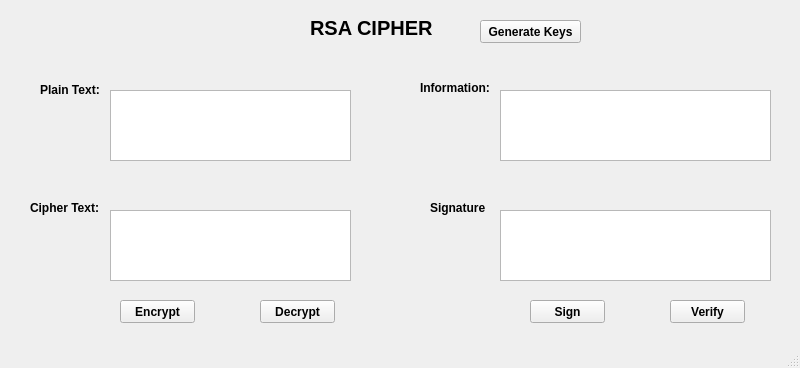
<?xml version="1.0" encoding="UTF-8"?>
<ui version="4.0">
 <class>MainWindow</class>
 <widget class="QMainWindow" name="MainWindow">
  <property name="geometry">
   <rect>
    <x>0</x>
    <y>0</y>
    <width>800</width>
    <height>368</height>
   </rect>
  </property>
  <property name="font">
   <font>
    <weight>75</weight>
    <bold>true</bold>
   </font>
  </property>
  <property name="windowTitle">
   <string>MainWindow</string>
  </property>
  <widget class="QWidget" name="centralwidget">
   <widget class="QTextEdit" name="txt_plain_text">
    <property name="geometry">
     <rect>
      <x>110</x>
      <y>90</y>
      <width>241</width>
      <height>71</height>
     </rect>
    </property>
   </widget>
   <widget class="QTextEdit" name="txt_info">
    <property name="geometry">
     <rect>
      <x>500</x>
      <y>90</y>
      <width>271</width>
      <height>71</height>
     </rect>
    </property>
   </widget>
   <widget class="QTextEdit" name="txt_cipher_text">
    <property name="geometry">
     <rect>
      <x>110</x>
      <y>210</y>
      <width>241</width>
      <height>71</height>
     </rect>
    </property>
   </widget>
   <widget class="QTextEdit" name="txt_sign">
    <property name="geometry">
     <rect>
      <x>500</x>
      <y>210</y>
      <width>271</width>
      <height>71</height>
     </rect>
    </property>
   </widget>
   <widget class="QLabel" name="label">
    <property name="geometry">
     <rect>
      <x>40</x>
      <y>80</y>
      <width>61</width>
      <height>20</height>
     </rect>
    </property>
    <property name="text">
     <string>Plain Text:</string>
    </property>
   </widget>
   <widget class="QLabel" name="label_2">
    <property name="geometry">
     <rect>
      <x>310</x>
      <y>20</y>
      <width>161</width>
      <height>16</height>
     </rect>
    </property>
    <property name="font">
     <font>
      <pointsize>15</pointsize>
     </font>
    </property>
    <property name="text">
     <string>RSA CIPHER</string>
    </property>
   </widget>
   <widget class="QLabel" name="label_3">
    <property name="geometry">
     <rect>
      <x>420</x>
      <y>80</y>
      <width>71</width>
      <height>16</height>
     </rect>
    </property>
    <property name="text">
     <string>Information:</string>
    </property>
   </widget>
   <widget class="QLabel" name="label_4">
    <property name="geometry">
     <rect>
      <x>30</x>
      <y>200</y>
      <width>71</width>
      <height>16</height>
     </rect>
    </property>
    <property name="text">
     <string>Cipher Text:</string>
    </property>
   </widget>
   <widget class="QLabel" name="label_5">
    <property name="geometry">
     <rect>
      <x>430</x>
      <y>200</y>
      <width>61</width>
      <height>16</height>
     </rect>
    </property>
    <property name="text">
     <string>Signature</string>
    </property>
   </widget>
   <widget class="QPushButton" name="btn_encrypt">
    <property name="geometry">
     <rect>
      <x>120</x>
      <y>300</y>
      <width>75</width>
      <height>23</height>
     </rect>
    </property>
    <property name="text">
     <string>Encrypt</string>
    </property>
   </widget>
   <widget class="QPushButton" name="btn_decrypt">
    <property name="geometry">
     <rect>
      <x>260</x>
      <y>300</y>
      <width>75</width>
      <height>23</height>
     </rect>
    </property>
    <property name="text">
     <string>Decrypt</string>
    </property>
   </widget>
   <widget class="QPushButton" name="btn_sign">
    <property name="geometry">
     <rect>
      <x>530</x>
      <y>300</y>
      <width>75</width>
      <height>23</height>
     </rect>
    </property>
    <property name="text">
     <string>Sign</string>
    </property>
   </widget>
   <widget class="QPushButton" name="btn_verify">
    <property name="geometry">
     <rect>
      <x>670</x>
      <y>300</y>
      <width>75</width>
      <height>23</height>
     </rect>
    </property>
    <property name="text">
     <string>Verify</string>
    </property>
   </widget>
   <widget class="QPushButton" name="btn_gen_keys">
    <property name="geometry">
     <rect>
      <x>480</x>
      <y>20</y>
      <width>101</width>
      <height>23</height>
     </rect>
    </property>
    <property name="text">
     <string>Generate Keys</string>
    </property>
   </widget>
  </widget>
  <widget class="QMenuBar" name="menubar">
   <property name="geometry">
    <rect>
     <x>0</x>
     <y>0</y>
     <width>800</width>
     <height>21</height>
    </rect>
   </property>
  </widget>
  <widget class="QStatusBar" name="statusbar"/>
 </widget>
 <resources/>
 <connections/>
</ui>
